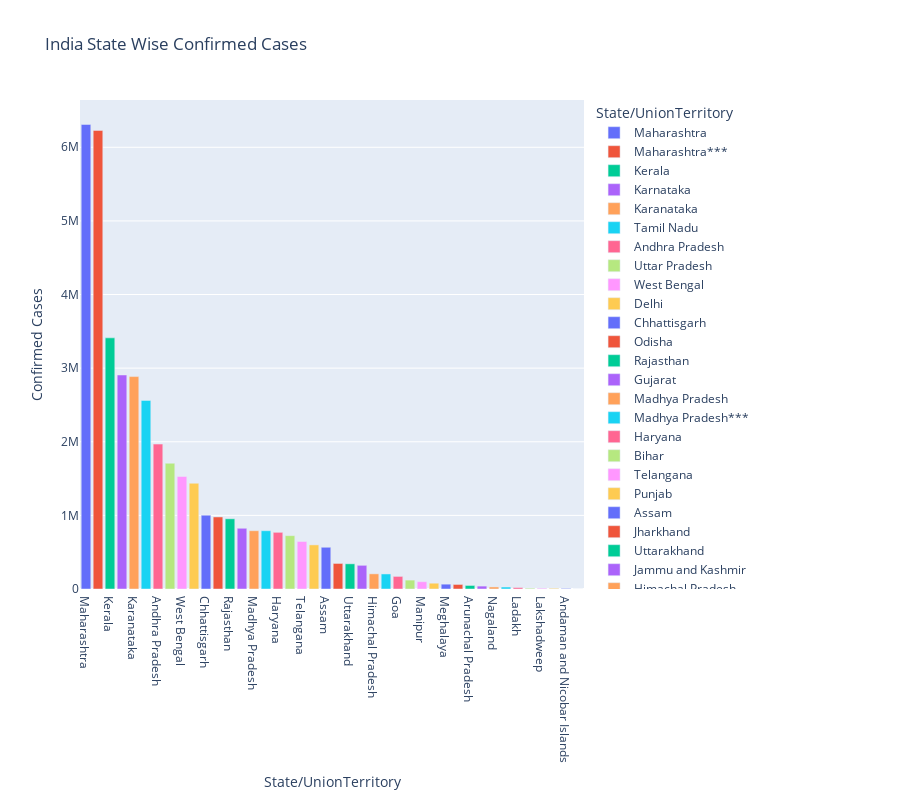

The cell this chart's notebook holds for it:
### Code cell
px.bar(statewise,x='State/UnionTerritory', y='Confirmed',
       title="India State Wise Confirmed Cases",
       labels={'Confirmed':'Confirmed Cases'},
      color='State/UnionTerritory',
      height=800)

### Figure 1 — Plotly figure (JSON) as saved in the notebook; plotly's stock layout.template omitted (floating-point values rounded to 4 significant figures)
{"data": [{"alignmentgroup": "True", "hovertemplate": "State/UnionTerritory=%{x}<br>Confirmed Cases=%{y}<extra></extra>", "legendgroup": "Maharashtra", "marker": {"color": "#636efa", "pattern": {"shape": ""}}, "name": "Maharashtra", "offsetgroup": "Maharashtra", "orientation": "v", "showlegend": true, "textposition": "auto", "type": "bar", "x": ["Maharashtra"], "xaxis": "x", "y": [6310194], "yaxis": "y"}, {"alignmentgroup": "True", "hovertemplate": "State/UnionTerritory=%{x}<br>Confirmed Cases=%{y}<extra></extra>", "legendgroup": "Maharashtra***", "marker": {"color": "#EF553B", "pattern": {"shape": ""}}, "name": "Maharashtra***", "offsetgroup": "Maharashtra***", "orientation": "v", "showlegend": true, "textposition": "auto", "type": "bar", "x": ["Maharashtra***"], "xaxis": "x", "y": [6229596], "yaxis": "y"}, {"alignmentgroup": "True", "hovertemplate": "State/UnionTerritory=%{x}<br>Confirmed Cases=%{y}<extra></extra>", "legendgroup": "Kerala", "marker": {"color": "#00cc96", "pattern": {"shape": ""}}, "name": "Kerala", "offsetgroup": "Kerala", "orientation": "v", "showlegend": true, "textposition": "auto", "type": "bar", "x": ["Kerala"], "xaxis": "x", "y": [3411489], "yaxis": "y"}, {"alignmentgroup": "True", "hovertemplate": "State/UnionTerritory=%{x}<br>Confirmed Cases=%{y}<extra></extra>", "legendgroup": "Karnataka", "marker": {"color": "#ab63fa", "pattern": {"shape": ""}}, "name": "Karnataka", "offsetgroup": "Karnataka", "orientation": "v", "showlegend": true, "textposition": "auto", "type": "bar", "x": ["Karnataka"], "xaxis": "x", "y": [2906999], "yaxis": "y"}, {"alignmentgroup": "True", "hovertemplate": "State/UnionTerritory=%{x}<br>Confirmed Cases=%{y}<extra></extra>", "legendgroup": "Karanataka", "marker": {"color": "#FFA15A", "pattern": {"shape": ""}}, "name": "Karanataka", "offsetgroup": "Karanataka", "orientation": "v", "showlegend": true, "textposition": "auto", "type": "bar", "x": ["Karanataka"], "xaxis": "x", "y": [2885238], "yaxis": "y"}, {"alignmentgroup": "True", "hovertemplate": "State/UnionTerritory=%{x}<br>Confirmed Cases=%{y}<extra></extra>", "legendgroup": "Tamil Nadu", "marker": {"color": "#19d3f3", "pattern": {"shape": ""}}, "name": "Tamil Nadu", "offsetgroup": "Tamil Nadu", "orientation": "v", "showlegend": true, "textposition": "auto", "type": "bar", "x": ["Tamil Nadu"], "xaxis": "x", "y": [2561587], "yaxis": "y"}, {"alignmentgroup": "True", "hovertemplate": "State/UnionTerritory=%{x}<br>Confirmed Cases=%{y}<extra></extra>", "legendgroup": "Andhra Pradesh", "marker": {"color": "#FF6692", "pattern": {"shape": ""}}, "name": "Andhra Pradesh", "offsetgroup": "Andhra Pradesh", "orientation": "v", "showlegend": true, "textposition": "auto", "type": "bar", "x": ["Andhra Pradesh"], "xaxis": "x", "y": [1968462], "yaxis": "y"}, {"alignmentgroup": "True", "hovertemplate": "State/UnionTerritory=%{x}<br>Confirmed Cases=%{y}<extra></extra>", "legendgroup": "Uttar Pradesh", "marker": {"color": "#B6E880", "pattern": {"shape": ""}}, "name": "Uttar Pradesh", "offsetgroup": "Uttar Pradesh", "orientation": "v", "showlegend": true, "textposition": "auto", "type": "bar", "x": ["Uttar Pradesh"], "xaxis": "x", "y": [1708476], "yaxis": "y"}, {"alignmentgroup": "True", "hovertemplate": "State/UnionTerritory=%{x}<br>Confirmed Cases=%{y}<extra></extra>", "legendgroup": "West Bengal", "marker": {"color": "#FF97FF", "pattern": {"shape": ""}}, "name": "West Bengal", "offsetgroup": "West Bengal", "orientation": "v", "showlegend": true, "textposition": "auto", "type": "bar", "x": ["West Bengal"], "xaxis": "x", "y": [1528720], "yaxis": "y"}, {"alignmentgroup": "True", "hovertemplate": "State/UnionTerritory=%{x}<br>Confirmed Cases=%{y}<extra></extra>", "legendgroup": "Delhi", "marker": {"color": "#FECB52", "pattern": {"shape": ""}}, "name": "Delhi", "offsetgroup": "Delhi", "orientation": "v", "showlegend": true, "textposition": "auto", "type": "bar", "x": ["Delhi"], "xaxis": "x", "y": [1436350], "yaxis": "y"}, {"alignmentgroup": "True", "hovertemplate": "State/UnionTerritory=%{x}<br>Confirmed Cases=%{y}<extra></extra>", "legendgroup": "Chhattisgarh", "marker": {"color": "#636efa", "pattern": {"shape": ""}}, "name": "Chhattisgarh", "offsetgroup": "Chhattisgarh", "orientation": "v", "showlegend": true, "textposition": "auto", "type": "bar", "x": ["Chhattisgarh"], "xaxis": "x", "y": [1002222], "yaxis": "y"}, {"alignmentgroup": "True", "hovertemplate": "State/UnionTerritory=%{x}<br>Confirmed Cases=%{y}<extra></extra>", "legendgroup": "Odisha", "marker": {"color": "#EF553B", "pattern": {"shape": ""}}, "name": "Odisha", "offsetgroup": "Odisha", "orientation": "v", "showlegend": true, "textposition": "auto", "type": "bar", "x": ["Odisha"], "xaxis": "x", "y": [978705], "yaxis": "y"}, {"alignmentgroup": "True", "hovertemplate": "State/UnionTerritory=%{x}<br>Confirmed Cases=%{y}<extra></extra>", "legendgroup": "Rajasthan", "marker": {"color": "#00cc96", "pattern": {"shape": ""}}, "name": "Rajasthan", "offsetgroup": "Rajasthan", "orientation": "v", "showlegend": true, "textposition": "auto", "type": "bar", "x": ["Rajasthan"], "xaxis": "x", "y": [953688], "yaxis": "y"}, {"alignmentgroup": "True", "hovertemplate": "State/UnionTerritory=%{x}<br>Confirmed Cases=%{y}<extra></extra>", "legendgroup": "Gujarat", "marker": {"color": "#ab63fa", "pattern": {"shape": ""}}, "name": "Gujarat", "offsetgroup": "Gujarat", "orientation": "v", "showlegend": true, "textposition": "auto", "type": "bar", "x": ["Gujarat"], "xaxis": "x", "y": [824900], "yaxis": "y"}, {"alignmentgroup": "True", "hovertemplate": "State/UnionTerritory=%{x}<br>Confirmed Cases=%{y}<extra></extra>", "legendgroup": "Madhya Pradesh", "marker": {"color": "#FFA15A", "pattern": {"shape": ""}}, "name": "Madhya Pradesh", "offsetgroup": "Madhya Pradesh", "orientation": "v", "showlegend": true, "textposition": "auto", "type": "bar", "x": ["Madhya Pradesh"], "xaxis": "x", "y": [791845], "yaxis": "y"}, {"alignmentgroup": "True", "hovertemplate": "State/UnionTerritory=%{x}<br>Confirmed Cases=%{y}<extra></extra>", "legendgroup": "Madhya Pradesh***", "marker": {"color": "#19d3f3", "pattern": {"shape": ""}}, "name": "Madhya Pradesh***", "offsetgroup": "Madhya Pradesh***", "orientation": "v", "showlegend": true, "textposition": "auto", "type": "bar", "x": ["Madhya Pradesh***"], "xaxis": "x", "y": [791656], "yaxis": "y"}, {"alignmentgroup": "True", "hovertemplate": "State/UnionTerritory=%{x}<br>Confirmed Cases=%{y}<extra></extra>", "legendgroup": "Haryana", "marker": {"color": "#FF6692", "pattern": {"shape": ""}}, "name": "Haryana", "offsetgroup": "Haryana", "orientation": "v", "showlegend": true, "textposition": "auto", "type": "bar", "x": ["Haryana"], "xaxis": "x", "y": [769942], "yaxis": "y"}, {"alignmentgroup": "True", "hovertemplate": "State/UnionTerritory=%{x}<br>Confirmed Cases=%{y}<extra></extra>", "legendgroup": "Bihar", "marker": {"color": "#B6E880", "pattern": {"shape": ""}}, "name": "Bihar", "offsetgroup": "Bihar", "orientation": "v", "showlegend": true, "textposition": "auto", "type": "bar", "x": ["Bihar"], "xaxis": "x", "y": [724880], "yaxis": "y"}, {"alignmentgroup": "True", "hovertemplate": "State/UnionTerritory=%{x}<br>Confirmed Cases=%{y}<extra></extra>", "legendgroup": "Telangana", "marker": {"color": "#FF97FF", "pattern": {"shape": ""}}, "name": "Telangana", "offsetgroup": "Telangana", "orientation": "v", "showlegend": true, "textposition": "auto", "type": "bar", "x": ["Telangana"], "xaxis": "x", "y": [645406], "yaxis": "y"}, {"alignmentgroup": "True", "hovertemplate": "State/UnionTerritory=%{x}<br>Confirmed Cases=%{y}<extra></extra>", "legendgroup": "Punjab", "marker": {"color": "#FECB52", "pattern": {"shape": ""}}, "name": "Punjab", "offsetgroup": "Punjab", "orientation": "v", "showlegend": true, "textposition": "auto", "type": "bar", "x": ["Punjab"], "xaxis": "x", "y": [599130], "yaxis": "y"}, {"alignmentgroup": "True", "hovertemplate": "State/UnionTerritory=%{x}<br>Confirmed Cases=%{y}<extra></extra>", "legendgroup": "Assam", "marker": {"color": "#636efa", "pattern": {"shape": ""}}, "name": "Assam", "offsetgroup": "Assam", "orientation": "v", "showlegend": true, "textposition": "auto", "type": "bar", "x": ["Assam"], "xaxis": "x", "y": [566982], "yaxis": "y"}, {"alignmentgroup": "True", "hovertemplate": "State/UnionTerritory=%{x}<br>Confirmed Cases=%{y}<extra></extra>", "legendgroup": "Jharkhand", "marker": {"color": "#EF553B", "pattern": {"shape": ""}}, "name": "Jharkhand", "offsetgroup": "Jharkhand", "orientation": "v", "showlegend": true, "textposition": "auto", "type": "bar", "x": ["Jharkhand"], "xaxis": "x", "y": [347200], "yaxis": "y"}, {"alignmentgroup": "True", "hovertemplate": "State/UnionTerritory=%{x}<br>Confirmed Cases=%{y}<extra></extra>", "legendgroup": "Uttarakhand", "marker": {"color": "#00cc96", "pattern": {"shape": ""}}, "name": "Uttarakhand", "offsetgroup": "Uttarakhand", "orientation": "v", "showlegend": true, "textposition": "auto", "type": "bar", "x": ["Uttarakhand"], "xaxis": "x", "y": [342161], "yaxis": "y"}, {"alignmentgroup": "True", "hovertemplate": "State/UnionTerritory=%{x}<br>Confirmed Cases=%{y}<extra></extra>", "legendgroup": "Jammu and Kashmir", "marker": {"color": "#ab63fa", "pattern": {"shape": ""}}, "name": "Jammu and Kashmir", "offsetgroup": "Jammu and Kashmir", "orientation": "v", "showlegend": true, "textposition": "auto", "type": "bar", "x": ["Jammu and Kashmir"], "xaxis": "x", "y": [321607], "yaxis": "y"}, {"alignmentgroup": "True", "hovertemplate": "State/UnionTerritory=%{x}<br>Confirmed Cases=%{y}<extra></extra>", "legendgroup": "Himachal Pradesh", "marker": {"color": "#FFA15A", "pattern": {"shape": ""}}, "name": "Himachal Pradesh", "offsetgroup": "Himachal Pradesh", "orientation": "v", "showlegend": true, "textposition": "auto", "type": "bar", "x": ["Himachal Pradesh"], "xaxis": "x", "y": [206161], "yaxis": "y"}, {"alignmentgroup": "True", "hovertemplate": "State/UnionTerritory=%{x}<br>Confirmed Cases=%{y}<extra></extra>", "legendgroup": "Himanchal Pradesh", "marker": {"color": "#19d3f3", "pattern": {"shape": ""}}, "name": "Himanchal Pradesh", "offsetgroup": "Himanchal Pradesh", "orientation": "v", "showlegend": true, "textposition": "auto", "type": "bar", "x": ["Himanchal Pradesh"], "xaxis": "x", "y": [204516], "yaxis": "y"}, {"alignmentgroup": "True", "hovertemplate": "State/UnionTerritory=%{x}<br>Confirmed Cases=%{y}<extra></extra>", "legendgroup": "Goa", "marker": {"color": "#FF6692", "pattern": {"shape": ""}}, "name": "Goa", "offsetgroup": "Goa", "orientation": "v", "showlegend": true, "textposition": "auto", "type": "bar", "x": ["Goa"], "xaxis": "x", "y": [171205], "yaxis": "y"}, {"alignmentgroup": "True", "hovertemplate": "State/UnionTerritory=%{x}<br>Confirmed Cases=%{y}<extra></extra>", "legendgroup": "Puducherry", "marker": {"color": "#B6E880", "pattern": {"shape": ""}}, "name": "Puducherry", "offsetgroup": "Puducherry", "orientation": "v", "showlegend": true, "textposition": "auto", "type": "bar", "x": ["Puducherry"], "xaxis": "x", "y": [121005], "yaxis": "y"}, {"alignmentgroup": "True", "hovertemplate": "State/UnionTerritory=%{x}<br>Confirmed Cases=%{y}<extra></extra>", "legendgroup": "Manipur", "marker": {"color": "#FF97FF", "pattern": {"shape": ""}}, "name": "Manipur", "offsetgroup": "Manipur", "orientation": "v", "showlegend": true, "textposition": "auto", "type": "bar", "x": ["Manipur"], "xaxis": "x", "y": [99331], "yaxis": "y"}, {"alignmentgroup": "True", "hovertemplate": "State/UnionTerritory=%{x}<br>Confirmed Cases=%{y}<extra></extra>", "legendgroup": "Tripura", "marker": {"color": "#FECB52", "pattern": {"shape": ""}}, "name": "Tripura", "offsetgroup": "Tripura", "orientation": "v", "showlegend": true, "textposition": "auto", "type": "bar", "x": ["Tripura"], "xaxis": "x", "y": [78722], "yaxis": "y"}, {"alignmentgroup": "True", "hovertemplate": "State/UnionTerritory=%{x}<br>Confirmed Cases=%{y}<extra></extra>", "legendgroup": "Meghalaya", "marker": {"color": "#636efa", "pattern": {"shape": ""}}, "name": "Meghalaya", "offsetgroup": "Meghalaya", "orientation": "v", "showlegend": true, "textposition": "auto", "type": "bar", "x": ["Meghalaya"], "xaxis": "x", "y": [65589], "yaxis": "y"}, {"alignmentgroup": "True", "hovertemplate": "State/UnionTerritory=%{x}<br>Confirmed Cases=%{y}<extra></extra>", "legendgroup": "Chandigarh", "marker": {"color": "#EF553B", "pattern": {"shape": ""}}, "name": "Chandigarh", "offsetgroup": "Chandigarh", "orientation": "v", "showlegend": true, "textposition": "auto", "type": "bar", "x": ["Chandigarh"], "xaxis": "x", "y": [61954], "yaxis": "y"}, {"alignmentgroup": "True", "hovertemplate": "State/UnionTerritory=%{x}<br>Confirmed Cases=%{y}<extra></extra>", "legendgroup": "Arunachal Pradesh", "marker": {"color": "#00cc96", "pattern": {"shape": ""}}, "name": "Arunachal Pradesh", "offsetgroup": "Arunachal Pradesh", "orientation": "v", "showlegend": true, "textposition": "auto", "type": "bar", "x": ["Arunachal Pradesh"], "xaxis": "x", "y": [48260], "yaxis": "y"}, {"alignmentgroup": "True", "hovertemplate": "State/UnionTerritory=%{x}<br>Confirmed Cases=%{y}<extra></extra>", "legendgroup": "Mizoram", "marker": {"color": "#ab63fa", "pattern": {"shape": ""}}, "name": "Mizoram", "offsetgroup": "Mizoram", "orientation": "v", "showlegend": true, "textposition": "auto", "type": "bar", "x": ["Mizoram"], "xaxis": "x", "y": [39363], "yaxis": "y"}, {"alignmentgroup": "True", "hovertemplate": "State/UnionTerritory=%{x}<br>Confirmed Cases=%{y}<extra></extra>", "legendgroup": "Nagaland", "marker": {"color": "#FFA15A", "pattern": {"shape": ""}}, "name": "Nagaland", "offsetgroup": "Nagaland", "orientation": "v", "showlegend": true, "textposition": "auto", "type": "bar", "x": ["Nagaland"], "xaxis": "x", "y": [27945], "yaxis": "y"}, {"alignmentgroup": "True", "hovertemplate": "State/UnionTerritory=%{x}<br>Confirmed Cases=%{y}<extra></extra>", "legendgroup": "Sikkim", "marker": {"color": "#19d3f3", "pattern": {"shape": ""}}, "name": "Sikkim", "offsetgroup": "Sikkim", "orientation": "v", "showlegend": true, "textposition": "auto", "type": "bar", "x": ["Sikkim"], "xaxis": "x", "y": [26754], "yaxis": "y"}, {"alignmentgroup": "True", "hovertemplate": "State/UnionTerritory=%{x}<br>Confirmed Cases=%{y}<extra></extra>", "legendgroup": "Ladakh", "marker": {"color": "#FF6692", "pattern": {"shape": ""}}, "name": "Ladakh", "offsetgroup": "Ladakh", "orientation": "v", "showlegend": true, "textposition": "auto", "type": "bar", "x": ["Ladakh"], "xaxis": "x", "y": [20340], "yaxis": "y"}, {"alignmentgroup": "True", "hovertemplate": "State/UnionTerritory=%{x}<br>Confirmed Cases=%{y}<extra></extra>", "legendgroup": "Dadra and Nagar Haveli and Daman and Diu", "marker": {"color": "#B6E880", "pattern": {"shape": ""}}, "name": "Dadra and Nagar Haveli and Daman and Diu", "offsetgroup": "Dadra and Nagar Haveli and Daman and Diu", "orientation": "v", "showlegend": true, "textposition": "auto", "type": "bar", "x": ["Dadra and Nagar Haveli and Daman and Diu"], "xaxis": "x", "y": [10650], "yaxis": "y"}, {"alignmentgroup": "True", "hovertemplate": "State/UnionTerritory=%{x}<br>Confirmed Cases=%{y}<extra></extra>", "legendgroup": "Lakshadweep", "marker": {"color": "#FF97FF", "pattern": {"shape": ""}}, "name": "Lakshadweep", "offsetgroup": "Lakshadweep", "orientation": "v", "showlegend": true, "textposition": "auto", "type": "bar", "x": ["Lakshadweep"], "xaxis": "x", "y": [10195], "yaxis": "y"}, {"alignmentgroup": "True", "hovertemplate": "State/UnionTerritory=%{x}<br>Confirmed Cases=%{y}<extra></extra>", "legendgroup": "Cases being reassigned to states", "marker": {"color": "#FECB52", "pattern": {"shape": ""}}, "name": "Cases being reassigned to states", "offsetgroup": "Cases being reassigned to states", "orientation": "v", "showlegend": true, "textposition": "auto", "type": "bar", "x": ["Cases being reassigned to states"], "xaxis": "x", "y": [9265], "yaxis": "y"}, {"alignmentgroup": "True", "hovertemplate": "State/UnionTerritory=%{x}<br>Confirmed Cases=%{y}<extra></extra>", "legendgroup": "Andaman and Nicobar Islands", "marker": {"color": "#636efa", "pattern": {"shape": ""}}, "name": "Andaman and Nicobar Islands", "offsetgroup": "Andaman and Nicobar Islands", "orientation": "v", "showlegend": true, "textposition": "auto", "type": "bar", "x": ["Andaman and Nicobar Islands"], "xaxis": "x", "y": [7539], "yaxis": "y"}, {"alignmentgroup": "True", "hovertemplate": "State/UnionTerritory=%{x}<br>Confirmed Cases=%{y}<extra></extra>", "legendgroup": "Unassigned", "marker": {"color": "#EF553B", "pattern": {"shape": ""}}, "name": "Unassigned", "offsetgroup": "Unassigned", "orientation": "v", "showlegend": true, "textposition": "auto", "type": "bar", "x": ["Unassigned"], "xaxis": "x", "y": [77], "yaxis": "y"}], "layout": {"barmode": "relative", "height": 800, "legend": {"title": {"text": "State/UnionTerritory"}, "tracegroupgap": 0}, "title": {"text": "India State Wise Confirmed Cases"}, "xaxis": {"anchor": "y", "categoryarray": ["Maharashtra", "Maharashtra***", "Kerala", "Karnataka", "Karanataka", "Tamil Nadu", "Andhra Pradesh", "Uttar Pradesh", "West Bengal", "Delhi", "Chhattisgarh", "Odisha", "Rajasthan", "Gujarat", "Madhya Pradesh", "Madhya Pradesh***", "Haryana", "Bihar", "Telangana", "Punjab", "Assam", "Jharkhand", "Uttarakhand", "Jammu and Kashmir", "Himachal Pradesh", "Himanchal Pradesh", "Goa", "Puducherry", "Manipur", "Tripura", "Meghalaya", "Chandigarh", "Arunachal Pradesh", "Mizoram", "Nagaland", "Sikkim", "Ladakh", "Dadra and Nagar Haveli and Daman and Diu", "Lakshadweep", "Cases being reassigned to states", "Andaman and Nicobar Islands", "Unassigned"], "categoryorder": "array", "domain": [0, 1], "title": {"text": "State/UnionTerritory"}}, "yaxis": {"anchor": "x", "domain": [0, 1], "title": {"text": "Confirmed Cases"}}}}
